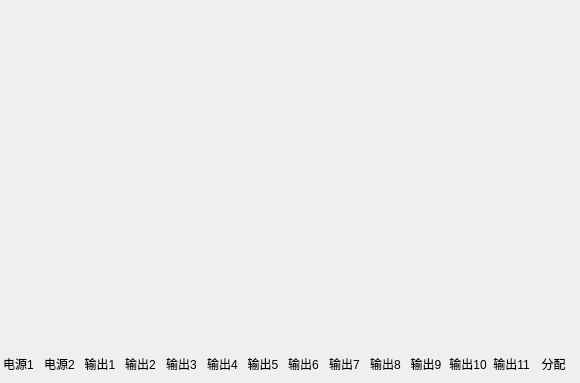
   <widget class="QWidget" name="tab_2">
    <attribute name="icon">
     <iconset resource="res.qrc">
      <normaloff>:/new/prefix1/img/tab_3.png</normaloff>:/new/prefix1/img/tab_3.png</iconset>
    </attribute>
    <attribute name="title">
     <string/>
    </attribute>
    <widget class="QWidget" name="layoutWidget">
     <property name="geometry">
      <rect>
       <x>1</x>
       <y>1</y>
       <width>570</width>
       <height>350</height>
      </rect>
     </property>
     <layout class="QHBoxLayout" name="horizontalLayout_3">
      <item>
       <widget class="BoardButton" name="frame_12"/>
      </item>
      <item>
       <widget class="BoardButton" name="frame_13"/>
      </item>
      <item>
       <widget class="BoardButton" name="frame_14"/>
      </item>
      <item>
       <widget class="BoardButton" name="frame_15"/>
      </item>
      <item>
       <widget class="BoardButton" name="frame_16"/>
      </item>
      <item>
       <widget class="BoardButton" name="frame_17"/>
      </item>
      <item>
       <widget class="BoardButton" name="frame_18"/>
      </item>
      <item>
       <widget class="BoardButton" name="frame_19"/>
      </item>
      <item>
       <widget class="BoardButton" name="frame_20"/>
      </item>
      <item>
       <widget class="BoardButton" name="frame_21"/>
      </item>
      <item>
       <widget class="BoardButton" name="frame_22"/>
      </item>
      <item>
       <widget class="BoardButton" name="frame_25"/>
      </item>
      <item>
       <widget class="BoardButton" name="frame_26"/>
      </item>
      <item>
       <widget class="BoardButton" name="frame_23"/>
      </item>
     </layout>
    </widget>
    <widget class="QWidget" name="layoutWidget">
     <property name="geometry">
      <rect>
       <x>1</x>
       <y>354</y>
       <width>570</width>
       <height>20</height>
      </rect>
     </property>
     <layout class="QHBoxLayout" name="horizontalLayout_6">
      <item>
       <widget class="QLabel" name="label_12">
        <property name="font">
         <font>
          <pointsize>9</pointsize>
         </font>
        </property>
        <property name="text">
         <string>电源1</string>
        </property>
        <property name="alignment">
         <set>Qt::AlignCenter</set>
        </property>
       </widget>
      </item>
      <item>
       <widget class="QLabel" name="label_13">
        <property name="font">
         <font>
          <pointsize>9</pointsize>
         </font>
        </property>
        <property name="text">
         <string>电源2</string>
        </property>
        <property name="alignment">
         <set>Qt::AlignCenter</set>
        </property>
       </widget>
      </item>
      <item>
       <widget class="QLabel" name="label_14">
        <property name="font">
         <font>
          <pointsize>9</pointsize>
         </font>
        </property>
        <property name="text">
         <string>输出1</string>
        </property>
        <property name="alignment">
         <set>Qt::AlignCenter</set>
        </property>
       </widget>
      </item>
      <item>
       <widget class="QLabel" name="label_15">
        <property name="font">
         <font>
          <pointsize>9</pointsize>
         </font>
        </property>
        <property name="text">
         <string>输出2</string>
        </property>
        <property name="alignment">
         <set>Qt::AlignCenter</set>
        </property>
       </widget>
      </item>
      <item>
       <widget class="QLabel" name="label_16">
        <property name="font">
         <font>
          <pointsize>9</pointsize>
         </font>
        </property>
        <property name="text">
         <string>输出3</string>
        </property>
        <property name="alignment">
         <set>Qt::AlignCenter</set>
        </property>
       </widget>
      </item>
      <item>
       <widget class="QLabel" name="label_17">
        <property name="font">
         <font>
          <pointsize>9</pointsize>
         </font>
        </property>
        <property name="text">
         <string>输出4</string>
        </property>
        <property name="alignment">
         <set>Qt::AlignCenter</set>
        </property>
       </widget>
      </item>
      <item>
       <widget class="QLabel" name="label_18">
        <property name="font">
         <font>
          <pointsize>9</pointsize>
         </font>
        </property>
        <property name="text">
         <string>输出5</string>
        </property>
        <property name="alignment">
         <set>Qt::AlignCenter</set>
        </property>
       </widget>
      </item>
      <item>
       <widget class="QLabel" name="label_19">
        <property name="font">
         <font>
          <pointsize>9</pointsize>
         </font>
        </property>
        <property name="text">
         <string>输出6</string>
        </property>
        <property name="alignment">
         <set>Qt::AlignCenter</set>
        </property>
       </widget>
      </item>
      <item>
       <widget class="QLabel" name="label_20">
        <property name="font">
         <font>
          <pointsize>9</pointsize>
         </font>
        </property>
        <property name="text">
         <string>输出7</string>
        </property>
        <property name="alignment">
         <set>Qt::AlignCenter</set>
        </property>
       </widget>
      </item>
      <item>
       <widget class="QLabel" name="label_21">
        <property name="font">
         <font>
          <pointsize>9</pointsize>
         </font>
        </property>
        <property name="text">
         <string>输出8</string>
        </property>
        <property name="alignment">
         <set>Qt::AlignCenter</set>
        </property>
       </widget>
      </item>
      <item>
       <widget class="QLabel" name="label_22">
        <property name="font">
         <font>
          <pointsize>9</pointsize>
         </font>
        </property>
        <property name="text">
         <string>输出9</string>
        </property>
        <property name="alignment">
         <set>Qt::AlignCenter</set>
        </property>
       </widget>
      </item>
      <item>
       <widget class="QLabel" name="label_25">
        <property name="font">
         <font>
          <pointsize>9</pointsize>
         </font>
        </property>
        <property name="text">
         <string>输出10</string>
        </property>
        <property name="alignment">
         <set>Qt::AlignCenter</set>
        </property>
       </widget>
      </item>
      <item>
       <widget class="QLabel" name="label_24">
        <property name="font">
         <font>
          <pointsize>9</pointsize>
         </font>
        </property>
        <property name="text">
         <string>输出11</string>
        </property>
        <property name="alignment">
         <set>Qt::AlignCenter</set>
        </property>
       </widget>
      </item>
      <item>
       <widget class="QLabel" name="label_23">
        <property name="font">
         <font>
          <pointsize>9</pointsize>
         </font>
        </property>
        <property name="text">
         <string>分配</string>
        </property>
        <property name="alignment">
         <set>Qt::AlignCenter</set>
        </property>
       </widget>
      </item>
     </layout>
    </widget>
   </widget>
